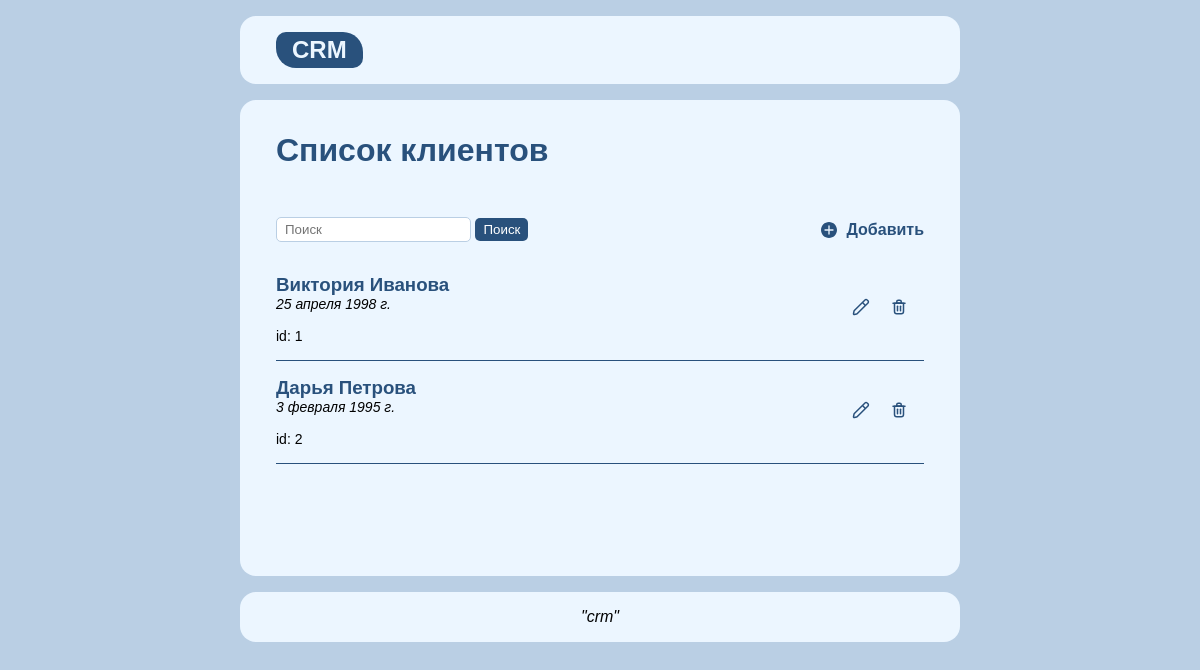
The app's page /list-clients/, older data.
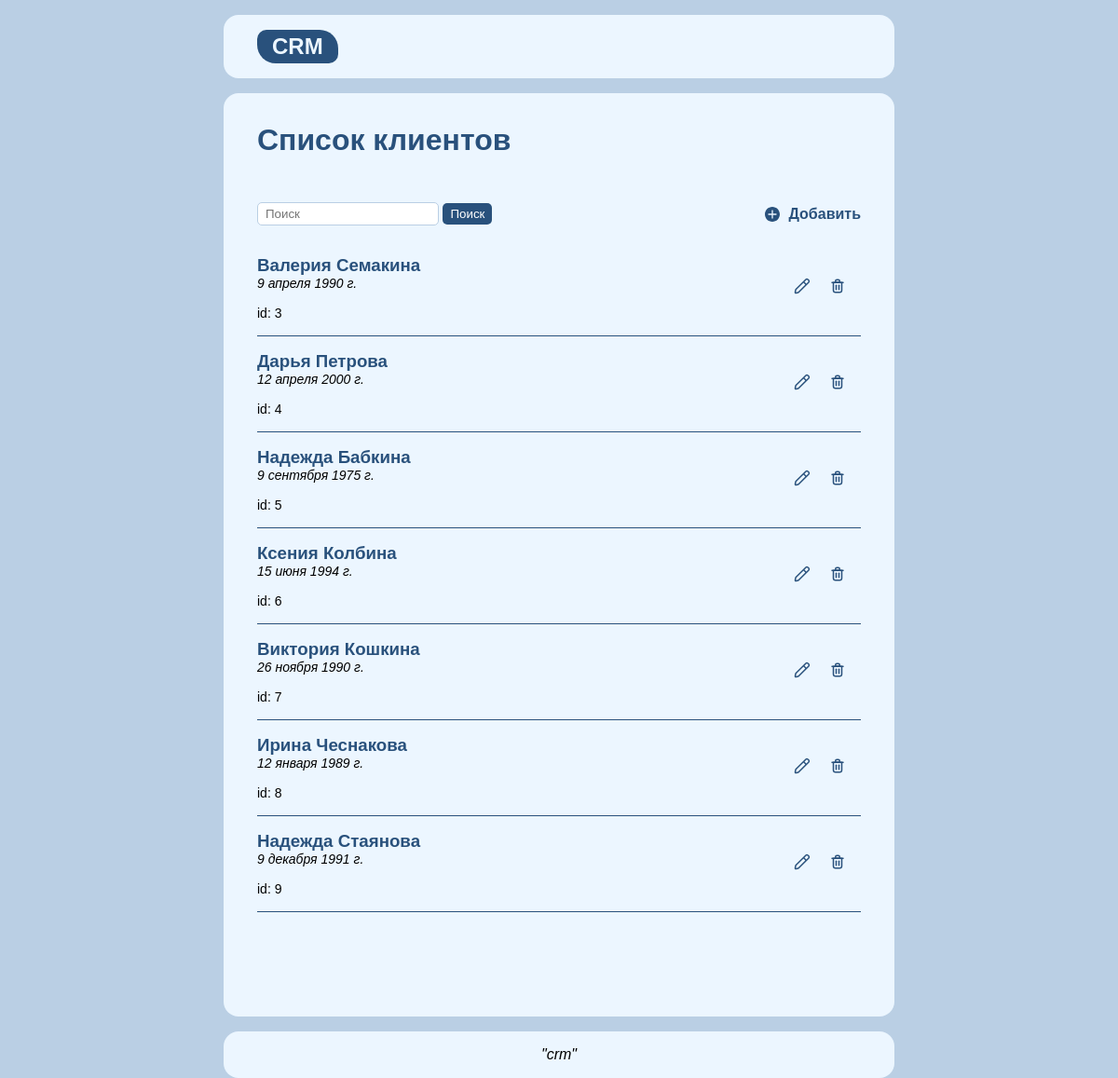
The same page, newer data.
### crm_app/models.py (models this page shows)
class Client(models.Model):
    first_name = models.CharField(max_length = 50, verbose_name='Имя')
    last_name = models.CharField(max_length = 100, verbose_name='Фамилия')
    birthday = models.DateField(verbose_name='День рождения')
    phone = models.CharField(max_length = 15, verbose_name='Телефон')
    email = models.EmailField(blank=True, verbose_name='Почта')
    comments = models.TextField(blank=True, verbose_name='Комментарии')

### crm_app/views.py (the view)
# urls.py: path('list-clients/', views.list_clients, name='list-clients'),
def list_clients(request):
    search = request.GET.get('search')
    if search:
        clients = Client.objects.filter(last_name__istartswith=search)| Client.objects.filter(first_name__istartswith=search)
    else:
        clients = Client.objects.all()
    paginator = Paginator(clients, 8)
    page_number = request.GET.get('page')
    page_objects = paginator.get_page(page_number)
    context = {'search':search, 'page_objects':page_objects,}
    return render(request,'clients/list_clients.html', context)

### crm_app/templates/clients/list_clients.html (shortened to what this page needs)
{% extends "list_objects.html" %}
{% load static %}
{% block h1 %}Список клиентов{% endblock h1 %}
{% block url_search %}{% url "list-clients" %}{% endblock url_search %}
{% block url_add %}{% url "add-client" %}{% endblock url_add %}
{% block list %}
    {% for client in page_objects %}
        <ul class = 'list'>
            <li class = 'item'>
                <div class='item-box-left'>
                    <a href='{% url "client-detail" client.id %}'>
                        <h3>{{client.first_name}} {{client.last_name}}</h3>
                    </a>
                    <div class='item-birthday'>{{client.birthday}}</div>
                    <div class='item-id'>id: {{client.id}}</div>
                </div>
                <div class='item-box-right'>
                    <a href='{% url "edit-client" client.id %}'>
                        <img src='{% static "icon/edit.svg" %}'>
                    </a>
                    <a href='{% url "delete-client" client.id %}'>
                        <img src='{% static "icon/delete.svg" %}'>
                    </a>
                </div>
            </li>
        </ul>
    {% endfor %}
{% endblock list %}

### crm_app/templates/list_objects.html (shortened to what this page needs)
{% extends 'main.html' %}
{% load static %}
{% block content %}
    <div class='list-content-top'>
        <form class='form-search' action="{% block url_search %}{% endblock url_search %}" method="get">
            <input class='form-input' type="text" name="search" placeholder="Поиск" value="{% if search %}{{search}}{% endif %}">
            <input class='form-btn' type="submit" value="Поиск">
        </form>
        <a class='link-add' href='{% block url_add %}{% endblock url_add %}'>
            <img src="{% static 'icon/add.svg' %}">
            <span>Добавить</span>
        </a>
    </div>
    {% block list %}{% endblock list %}
    <div class='list-content-bottom'>
    </div>
{% endblock content %}

### crm_app/templates/main.html (shortened to what this page needs)
<!DOCTYPE html>
{% load static %}
<html lang="ru">
<head>
    <link rel='stylesheet' href='{% static "css/style.css" %}'>
</head>
<body>
    <div class='bg-main'>
        <header class='cont header'>
            <div class = 'logo'>
                <a href='/'>
                    CRM
                </a>
            </div>
        </header>
    </div>
    <div class='bg-main'>
        <div class='cont'>
            <h1>{% block h1 %}{% endblock h1 %}</h1>
            <div class='content-top'>
            </div>
            <div class='content'>
                {% block content %}{% endblock content %}
            </div>
            <div class='content-bottom'>
            </div>
        </div>
    </div>
    <div class='bg-main'>
        <footer>
            <i>"crm"</i>
        </footer>
    </div>
</body>
</html>

### crm_app/static/css/style.css (style rules this page uses)
* { margin: 0; padding: 0; }
body { font-family: sans-serif; background-color: #bacfe4; }
footer { text-align: center; padding: 16px 0; }
h1 { color: #29517c; padding: 32px 0 16px; }
a { text-decoration: none; color: #29517c; font-weight: 700; }
.bg-main { background-color: #ecf6ff; width: 60%; margin: 0 auto; border-radius: 16px; margin-top: 16px; }
.cont { margin: 0 auto; width: 90%; padding-bottom: 48px; }
.header { padding: 16px 0; display: flex; justify-content: space-between; align-items: center; }
.logo { background-color: #29517c; padding: 4px 16px; border-radius: 10px 20px; }
.logo a { text-decoration: none; color: #ecf6ff; font-weight: bold; font-size: 24px; }
.item { list-style: none; padding: 16px 0; border-bottom: solid 1px #29517c; display: flex; justify-content: space-between; align-items: center; }
.item-box-left a { display: block; }
.item-box-right { padding-right: 16px; }
.item-box-right a { margin-left: 16px; }
.item-birthday { font-size: 14px; font-style: italic; margin-bottom: 16px; }
.item-id { font-size: 14px; }
.content-top { padding: 16px 0; display: flex; justify-content: end; }
.content-bottom { padding: 16px 0; display: flex; justify-content: end; }
.list-content-top { display: flex; justify-content: space-between; align-items: center; margin-bottom: 16px; }
.link-add { display: flex; align-items: center; }
.link-add img { padding-right: 8px; }
.form-search { display: block; }
.form-input { padding: 4px 8px; border: solid 1px #bacfe4; border-radius: 5px; }
.form-btn { padding: 4px 8px; border-radius: 5px; color: #fff; background-color: #29517c; border: none; }
.list-content-bottom { padding-top: 32px; display: flex; justify-content: center; }

Row changes from the older to the newer data that the page shows:
removed Client: first_name "Виктория", last_name "Иванова", birthday "25 апреля 1998 г.", id "1"
removed Client: first_name "Дарья", last_name "Петрова", birthday "3 февраля 1995 г.", id "2"
added Client: first_name "Валерия", last_name "Семакина", birthday "9 апреля 1990 г.", id "3"
added Client: first_name "Дарья", last_name "Петрова", birthday "12 апреля 2000 г.", id "4"
added Client: first_name "Надежда", last_name "Бабкина", birthday "9 сентября 1975 г.", id "5"
added Client: first_name "Ксения", last_name "Колбина", birthday "15 июня 1994 г.", id "6"
added Client: first_name "Виктория", last_name "Кошкина", birthday "26 ноября 1990 г.", id "7"
added Client: first_name "Ирина", last_name "Чеснакова", birthday "12 января 1989 г.", id "8"
added Client: first_name "Надежда", last_name "Стаянова", birthday "9 декабря 1991 г.", id "9"
